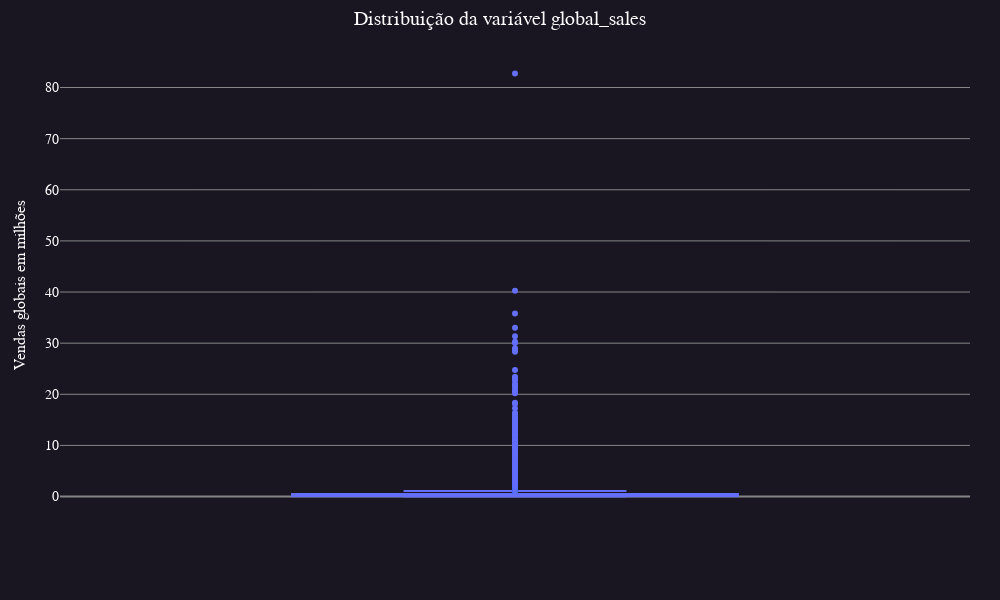

The notebook cell saved with this chart:
### Markdown cell above
Houve mais unidades vendidas para jogos do gênero ação, porém a quantidade de jogos desse gênero também é superior a quantidade de jogos de outras categorias

### Code cell
"""
Vamos identificar os outliers
"""
fig = go.Figure(go.Box(y=df_video_game_filtrado['global_sales'], name=''))
fig.update_layout(
    title_text="Distribuição da variável global_sales",
    yaxis_title='Vendas globais em milhões',

    # Padrao
    **layout_padrao,
    
    # Eixo X
    xaxis_showgrid=False,
)
fig.show()

### Figure 1 — Plotly figure (JSON) as saved in the notebook; plotly's stock layout.template omitted (floating-point values rounded to 4 significant figures; data arrays with more than 128 entries replaced by an {"elided": "..."} marker saying what was removed)
{"data": [{"name": "", "type": "box", "y": {"elided": "16339 float values"}}], "layout": {"font": {"color": "#fff", "family": "Balto"}, "height": 600, "margin": {"b": 80, "l": 60, "r": 30, "t": 50}, "paper_bgcolor": "#191622", "plot_bgcolor": "#191622", "title": {"font": {"size": 20}, "text": "Distribuição da variável global_sales", "x": 0.5, "xanchor": "center"}, "width": 1000, "xaxis": {"gridcolor": "#868686", "gridwidth": 1, "showgrid": false, "tickfont": {"size": 14}, "title": {"font": {"size": 16}}, "zerolinecolor": "#868686", "zerolinewidth": 2}, "yaxis": {"gridcolor": "#868686", "gridwidth": 1, "tickfont": {"size": 14}, "title": {"font": {"size": 16}, "text": "Vendas globais em milhões"}, "zerolinecolor": "#868686", "zerolinewidth": 2}}}
